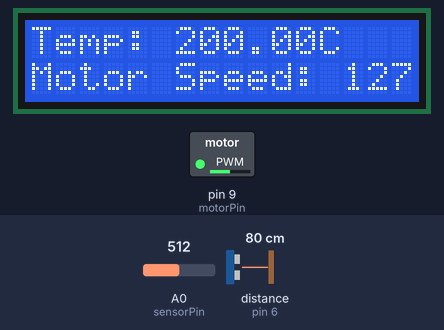
Bench run of a sketch on a simulated Arduino Uno, built with avr-gcc and run on an emulated ATmega328P. Shown: 16×2 character LCD, switched loads named in the sketch (green lamp = pin HIGH). Wiring (inferred from the names in the program): ultrasonic range finder: trigger pin 7; echo pin 6. The test bench sets the inputs (shaded band); at power-on: A0 (sensorPin) = 512, distance to the obstacle (sensor on pin 6) 80 cm. The echo pulse lasts 58.3 µs per cm; pins used as bus, display or sensor lines are not drawn.

Above: at 1.2 s.
1.3 s: A0 (sensorPin) set to 122
At 2.9 s:
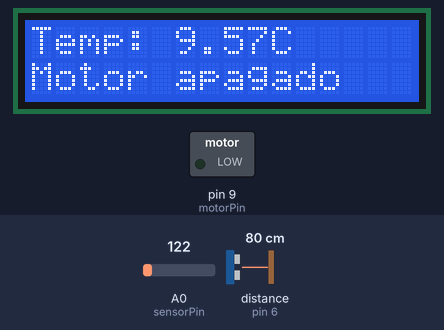
5.4 s: A0 (sensorPin) set to 135
At 6.7 s:
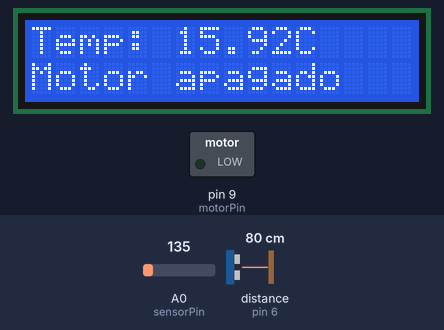
7.6 s: A0 (sensorPin) set to 152
At 8.9 s:
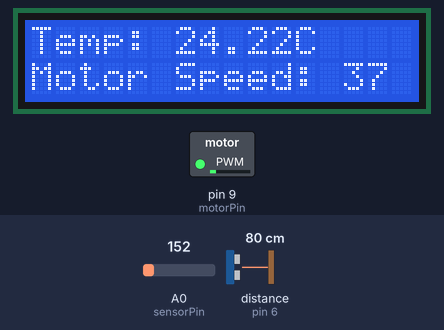
11.6 s: A0 (sensorPin) set to 716
At 12.7 s:
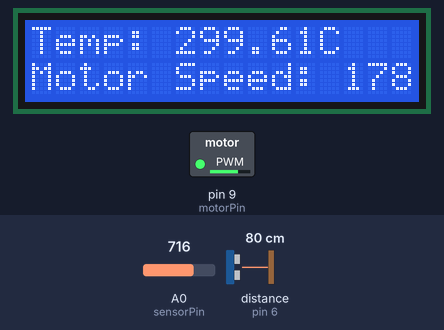
15.7 s: A0 (sensorPin) set to 900
At 17.0 s:
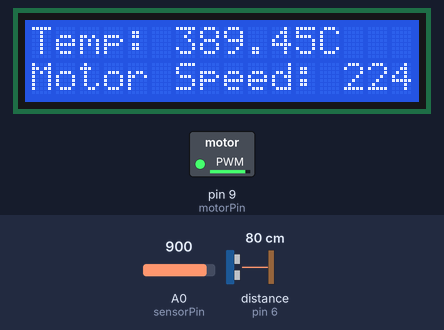
Timing chart, 0 to 18.7 s (numbered marks = the images above; inputs shaded):
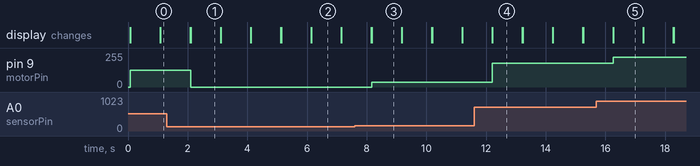

Measured:
- the behaviour switches between 145 and 146 on A0 (sensorPin) (found by bisection; images 2 and 3)
- after the input at 1.3 s, pin 9 (motorPin): 127/255 → 0/255 after 0.80 s; the display: first changes after 0.79 s (image 1 shows a later state)
- after the input at 5.4 s, the display: first changes after 0.74 s (image 2 shows a later state)
- after the input at 7.6 s, pin 9 (motorPin): 0/255 → 37/255 after 0.56 s; the display: first changes after 0.56 s (image 3 shows a later state)
- after the input at 11.6 s, pin 9 (motorPin): 37/255 → 178/255 after 0.61 s; the display: first changes after 0.61 s (image 4 shows a later state)
- after the input at 15.7 s, pin 9 (motorPin): 178/255 → 224/255 after 0.56 s; the display: first changes after 0.56 s (image 5 shows a later state)
- what the display in image 1 shows lasts 1.0 s, from 2.1 s to 3.1 s

The sketch:

board.ino
```cpp
#include <LiquidCrystal.h>

// Define los pines utilizados para el LCD
LiquidCrystal lcd(12, 11, 5, 4, 3, 2);

// Define los pines utilizados para el sensor HC-SR04
const int trigPin = 7;
const int echoPin = 6;

// Define el pin analógico utilizado para el sensor de temperatura
const int sensorPin = A0;

// Define el pin utilizado para el motor
const int motorPin = 9;

void setup() {
  // Inicializa el LCD
  lcd.begin(16, 2);

  // Configura los pines del sensor HC-SR04 como entrada/salida
  pinMode(trigPin, OUTPUT);
  pinMode(echoPin, INPUT);

  // Configura el pin del motor como salida
  pinMode(motorPin, OUTPUT);
}

void loop() {
  // Lee el valor del sensor de temperatura
  int sensorValue = analogRead(sensorPin);

  // Convierte el valor leído del sensor a una temperatura en grados Celsius
  float temperature = (sensorValue * 5.0 / 1024.0 - 0.5) * 100.0;

  // Muestra la temperatura en el LCD
  lcd.clear();
  lcd.setCursor(0, 0);
  lcd.print("Temp: ");
  lcd.print(temperature);
  lcd.print("C");

  // Verifica si la temperatura es mayor o igual que 21 grados centígrados y hay una persona en el área de detección del sensor
  digitalWrite(trigPin, LOW);
  delayMicroseconds(2);
  digitalWrite(trigPin, HIGH);
  delayMicroseconds(10);
  digitalWrite(trigPin, LOW);
  float distance = pulseIn(echoPin, HIGH) * 0.034 / 2.0;
  if (temperature >= 21 && distance <= 300) {
    // Ajusta la velocidad del motor según la temperatura leída del sensor
    int speed = map(sensorValue, 0, 1023, 0, 255);
    analogWrite(motorPin,speed);

    // Muestra la velocidad del motor en el LCD
    lcd.setCursor(0, 1);
    lcd.print("Motor Speed: ");
    lcd.print(speed);
  } else {
    // Si la temperatura es menor que 21 grados centígrados o no hay una persona en el área de detección del sensor, apaga el motor
    analogWrite(motorPin, 0);

    // Muestra un mensaje en la pantalla LCD indicando que el motor está apagado
    lcd.setCursor(0, 1);
    lcd.print("Motor apagado");
  }

  // Espera un momento antes de leer el valor del sensor de temperatura y del sensor HC-SR04 nuevamente
  delay(1000);
}
```
